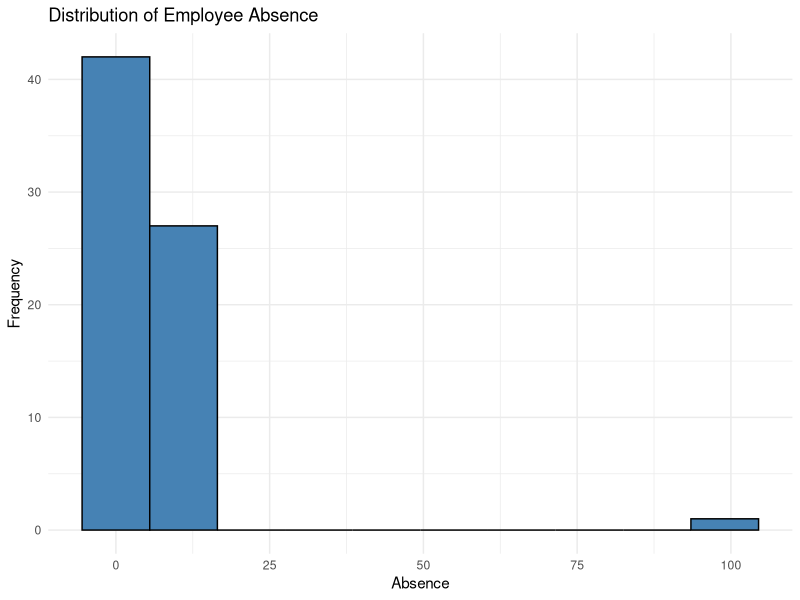
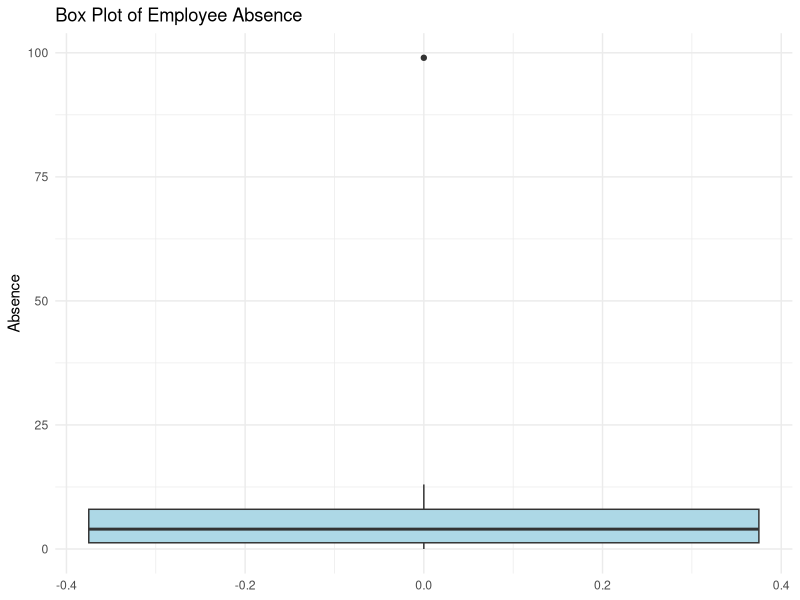
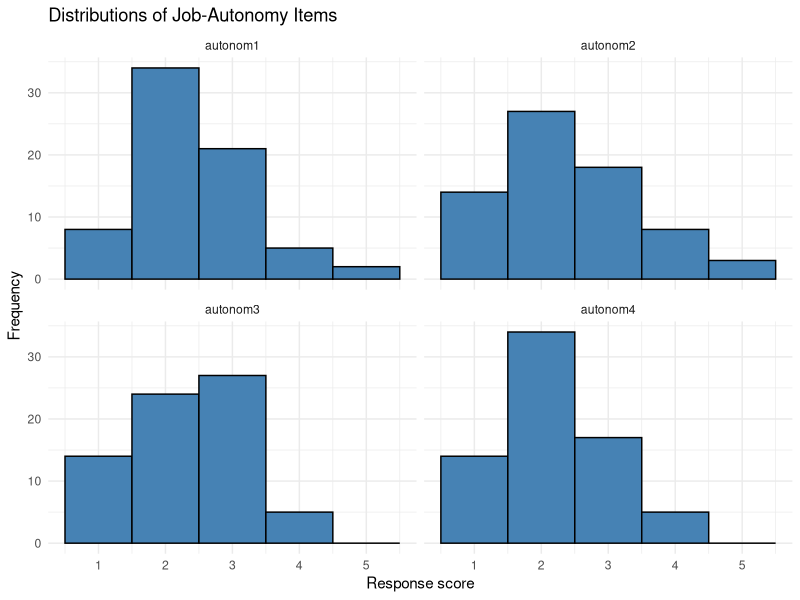
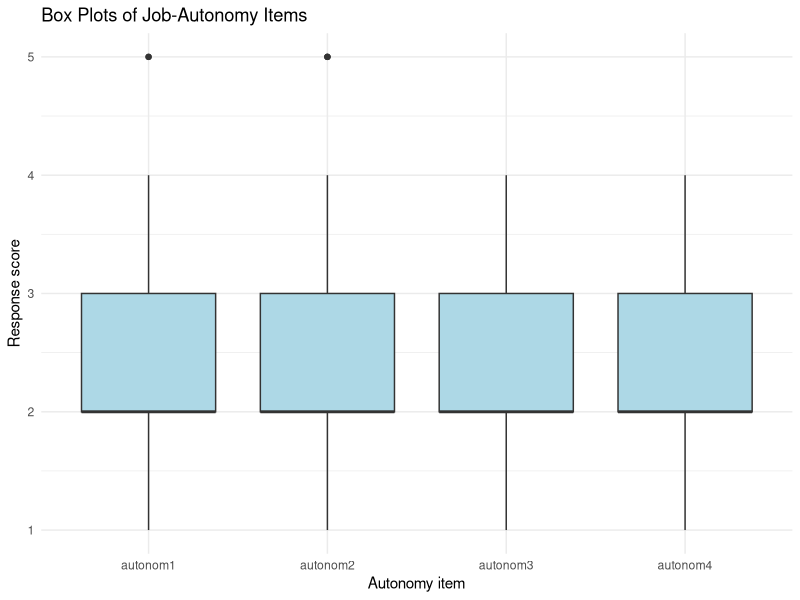
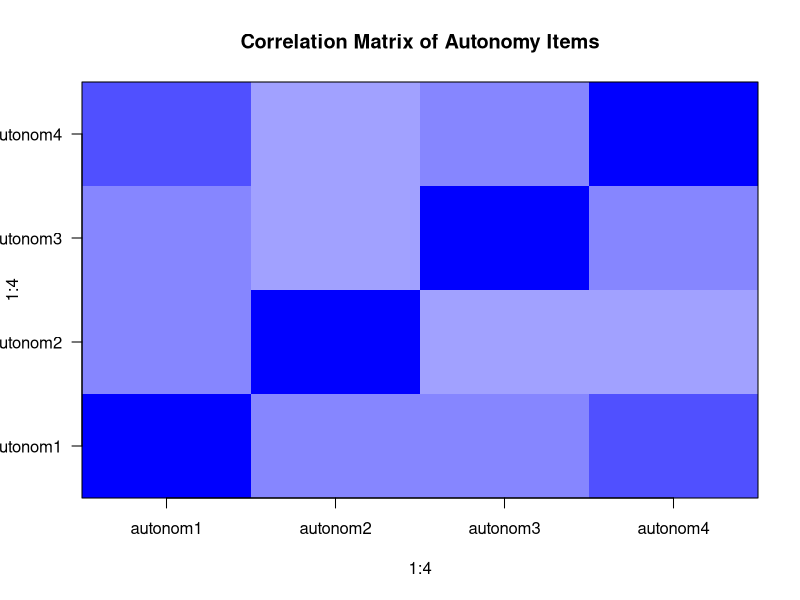
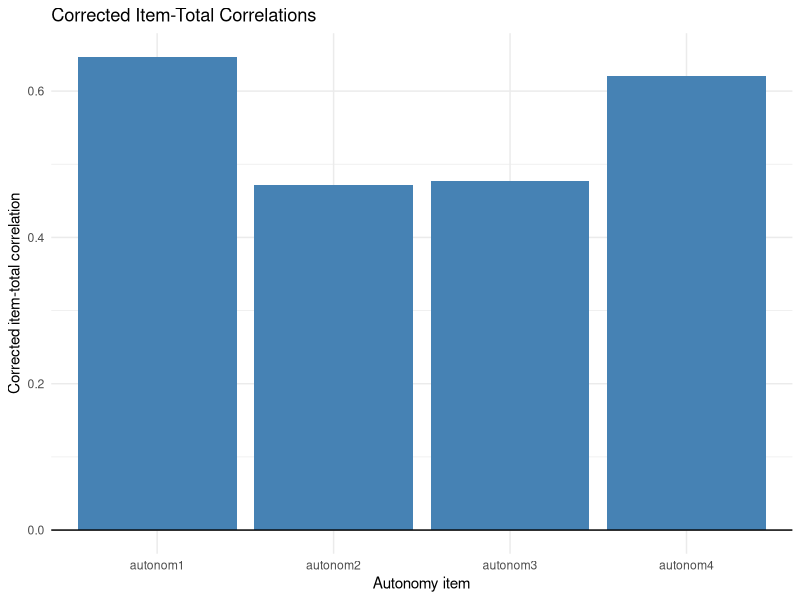
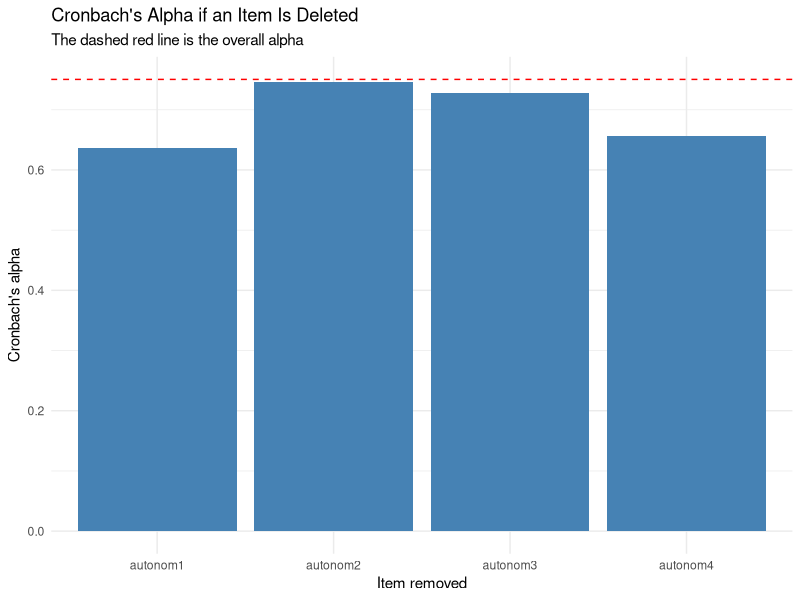

Source code (R) for these figures, in order:
## ---- chunk 1
library(ggplot2)
library(psych)
library(knitr)

# Make tables easier to read
options(scipen = 999)
## ---- chunk 2
# Read the Job Survey data
job_data <- read.csv("data/job_survey_data.csv")

# Show the first six rows
head(job_data)
## ---- chunk 3
# Number of rows and columns
cat("Number of rows:", nrow(job_data), "\n")
cat("Number of columns:", ncol(job_data), "\n\n")

# Variable names
names(job_data)
## ---- chunk 4
# Check the structure and data types
str(job_data)
## ---- chunk 5
# Count missing values in each variable
missing_values <- data.frame(
  Variable = names(job_data),
  Missing = colSums(is.na(job_data))
)

kable(missing_values, caption = "Missing values in the dataset")

# Count duplicate rows
cat("Number of duplicate rows:", sum(duplicated(job_data)))
## ---- chunk 6
# Calculate descriptive statistics for absence
absence_summary <- data.frame(
  Statistic = c("Valid cases", "Mean", "Median", "Standard deviation", "Minimum", "Maximum"),
  Value = c(
    sum(!is.na(job_data$absence)),
    mean(job_data$absence, na.rm = TRUE),
    median(job_data$absence, na.rm = TRUE),
    sd(job_data$absence, na.rm = TRUE),
    min(job_data$absence, na.rm = TRUE),
    max(job_data$absence, na.rm = TRUE)
  )
)

kable(absence_summary, digits = 2, caption = "Descriptive statistics for absence")
## ---- chunk 7
# Create a frequency table for absence
absence_frequency <- as.data.frame(table(job_data$absence, useNA = "ifany"))
names(absence_frequency) <- c("Absence", "Frequency")

kable(absence_frequency, caption = "Frequency distribution of absence")
## ---- chunk 8
# Show the distribution of absence
ggplot(job_data, aes(x = absence)) +
  geom_histogram(bins = 10, fill = "steelblue", colour = "black") +
  labs(
    title = "Distribution of Employee Absence",
    x = "Absence",
    y = "Frequency"
  ) +
  theme_minimal()
## ---- chunk 9
# Check the spread and possible unusual values
ggplot(job_data, aes(y = absence)) +
  geom_boxplot(fill = "lightblue") +
  labs(
    title = "Box Plot of Employee Absence",
    x = NULL,
    y = "Absence"
  ) +
  theme_minimal()
## ---- chunk 10
# Select the four job-autonomy items
autonomy_data <- job_data[c("autonom1", "autonom2", "autonom3", "autonom4")]

head(autonomy_data)
## ---- chunk 11
# Display the minimum and maximum for each item
range_check <- data.frame(
  Item = names(autonomy_data),
  Minimum = sapply(autonomy_data, min, na.rm = TRUE),
  Maximum = sapply(autonomy_data, max, na.rm = TRUE),
  Missing = colSums(is.na(autonomy_data))
)

kable(range_check, caption = "Range and missing-value check for autonomy items")
## ---- chunk 12
# Calculate simple descriptive statistics for each item
autonomy_summary <- data.frame(
  Item = names(autonomy_data),
  Mean = sapply(autonomy_data, mean, na.rm = TRUE),
  SD = sapply(autonomy_data, sd, na.rm = TRUE),
  Median = sapply(autonomy_data, median, na.rm = TRUE),
  Minimum = sapply(autonomy_data, min, na.rm = TRUE),
  Maximum = sapply(autonomy_data, max, na.rm = TRUE)
)

kable(autonomy_summary, digits = 2, caption = "Descriptive statistics for autonomy items")
## ---- chunk 13
# Reshape the data for plotting using base R
long_autonomy <- stack(autonomy_data)
names(long_autonomy) <- c("Score", "Item")

# Plot the frequency distribution of each item
ggplot(long_autonomy, aes(x = Score)) +
  geom_histogram(binwidth = 1, boundary = 0.5, fill = "steelblue", colour = "black") +
  facet_wrap(~ Item, ncol = 2) +
  labs(
    title = "Distributions of Job-Autonomy Items",
    x = "Response score",
    y = "Frequency"
  ) +
  theme_minimal()
## ---- chunk 14
# Compare the distributions of the autonomy items
ggplot(long_autonomy, aes(x = Item, y = Score)) +
  geom_boxplot(fill = "lightblue") +
  labs(
    title = "Box Plots of Job-Autonomy Items",
    x = "Autonomy item",
    y = "Response score"
  ) +
  theme_minimal()
## ---- chunk 15
# Calculate correlations between the four items
# Pairwise complete observations are used if values are missing
autonomy_correlations <- cor(autonomy_data, use = "pairwise.complete.obs")

kable(autonomy_correlations, digits = 2, caption = "Correlations between autonomy items")
## ---- chunk 16
# Draw a simple correlation plot
image(
  1:4,
  1:4,
  autonomy_correlations,
  axes = FALSE,
  col = colorRampPalette(c("red", "white", "blue"))(20),
  zlim = c(-1, 1),
  main = "Correlation Matrix of Autonomy Items"
)

axis(1, at = 1:4, labels = names(autonomy_data))
axis(2, at = 1:4, labels = names(autonomy_data), las = 1)
box()
## ---- chunk 17
# Remove rows with missing autonomy responses
autonomy_complete <- na.omit(autonomy_data)

# Calculate Cronbach's alpha
alpha_result <- psych::alpha(
  autonomy_complete,
  check.keys = TRUE,
  warnings = FALSE
)

# Display the main alpha results
alpha_table <- data.frame(
  Measure = c("Raw alpha", "Standardised alpha", "Number of items", "Complete cases"),
  Value = c(
    alpha_result$total$raw_alpha,
    alpha_result$total$std.alpha,
    ncol(autonomy_complete),
    nrow(autonomy_complete)
  )
)

kable(alpha_table, digits = 3, caption = "Cronbach's alpha for the autonomy scale")
## ---- chunk 18
# r.drop is the corrected item-total correlation
item_total <- data.frame(
  Item = rownames(alpha_result$item.stats),
  Corrected_Item_Total = alpha_result$item.stats$r.drop
)

kable(item_total, digits = 3, caption = "Corrected item-total correlations")
## ---- chunk 19
# Plot the corrected item-total correlations
ggplot(item_total, aes(x = Item, y = Corrected_Item_Total)) +
  geom_col(fill = "steelblue") +
  geom_hline(yintercept = 0, colour = "black") +
  labs(
    title = "Corrected Item-Total Correlations",
    x = "Autonomy item",
    y = "Corrected item-total correlation"
  ) +
  theme_minimal()
## ---- chunk 20
# Extract alpha after removing each item
alpha_deleted <- data.frame(
  Item = rownames(alpha_result$alpha.drop),
  Alpha_If_Deleted = alpha_result$alpha.drop$raw_alpha
)

kable(alpha_deleted, digits = 3, caption = "Cronbach's alpha if an item is deleted")
## ---- chunk 21
# Compare alpha if an item is deleted with the overall alpha
overall_alpha <- alpha_result$total$raw_alpha

ggplot(alpha_deleted, aes(x = Item, y = Alpha_If_Deleted)) +
  geom_col(fill = "steelblue") +
  geom_hline(
    yintercept = overall_alpha,
    colour = "red",
    linetype = "dashed"
  ) +
  labs(
    title = "Cronbach's Alpha if an Item Is Deleted",
    subtitle = "The dashed red line is the overall alpha",
    x = "Item removed",
    y = "Cronbach's alpha"
  ) +
  theme_minimal()
